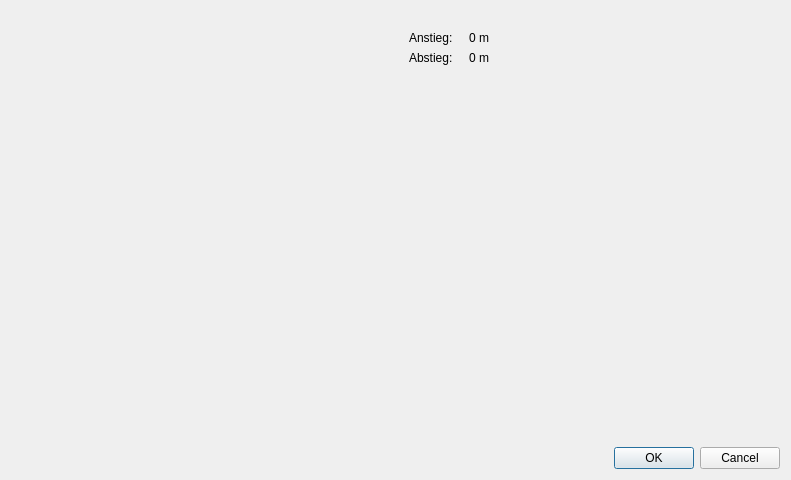
<?xml version="1.0" encoding="UTF-8"?>
<ui version="4.0">
 <class>ElevationProfileDialog</class>
 <widget class="QDialog" name="ElevationProfileDialog">
  <property name="geometry">
   <rect>
    <x>0</x>
    <y>0</y>
    <width>791</width>
    <height>480</height>
   </rect>
  </property>
  <property name="windowTitle">
   <string>Dialog</string>
  </property>
  <layout class="QVBoxLayout" name="verticalLayout">
   <item>
    <widget class="QWidget" name="widget" native="true">
     <layout class="QHBoxLayout" name="horizontalLayout">
      <item>
       <widget class="QWidget" name="widget_2" native="true">
        <layout class="QHBoxLayout" name="horizontalLayout_2">
         <item>
          <widget class="QwtPlot" name="qwtPlot"/>
         </item>
        </layout>
       </widget>
      </item>
      <item>
       <widget class="QWidget" name="widget_3" native="true">
        <property name="minimumSize">
         <size>
          <width>140</width>
          <height>0</height>
         </size>
        </property>
        <widget class="QLabel" name="label">
         <property name="geometry">
          <rect>
           <x>10</x>
           <y>10</y>
           <width>57</width>
           <height>15</height>
          </rect>
         </property>
         <property name="text">
          <string>Anstieg:</string>
         </property>
        </widget>
        <widget class="QLabel" name="label_2">
         <property name="geometry">
          <rect>
           <x>10</x>
           <y>30</y>
           <width>57</width>
           <height>15</height>
          </rect>
         </property>
         <property name="text">
          <string>Abstieg:</string>
         </property>
        </widget>
        <widget class="QLabel" name="lblAscent">
         <property name="geometry">
          <rect>
           <x>70</x>
           <y>10</y>
           <width>71</width>
           <height>16</height>
          </rect>
         </property>
         <property name="text">
          <string>0 m</string>
         </property>
        </widget>
        <widget class="QLabel" name="lblDescent">
         <property name="geometry">
          <rect>
           <x>70</x>
           <y>30</y>
           <width>71</width>
           <height>16</height>
          </rect>
         </property>
         <property name="text">
          <string>0 m</string>
         </property>
        </widget>
       </widget>
      </item>
     </layout>
    </widget>
   </item>
   <item>
    <widget class="QDialogButtonBox" name="buttonBox">
     <property name="orientation">
      <enum>Qt::Horizontal</enum>
     </property>
     <property name="standardButtons">
      <set>QDialogButtonBox::Cancel|QDialogButtonBox::Ok</set>
     </property>
    </widget>
   </item>
  </layout>
 </widget>
 <customwidgets>
  <customwidget>
   <class>QwtPlot</class>
   <extends>QFrame</extends>
   <header>qwt_plot.h</header>
  </customwidget>
 </customwidgets>
 <resources/>
 <connections>
  <connection>
   <sender>buttonBox</sender>
   <signal>accepted()</signal>
   <receiver>ElevationProfileDialog</receiver>
   <slot>accept()</slot>
   <hints>
    <hint type="sourcelabel">
     <x>248</x>
     <y>254</y>
    </hint>
    <hint type="destinationlabel">
     <x>157</x>
     <y>274</y>
    </hint>
   </hints>
  </connection>
  <connection>
   <sender>buttonBox</sender>
   <signal>rejected()</signal>
   <receiver>ElevationProfileDialog</receiver>
   <slot>reject()</slot>
   <hints>
    <hint type="sourcelabel">
     <x>316</x>
     <y>260</y>
    </hint>
    <hint type="destinationlabel">
     <x>286</x>
     <y>274</y>
    </hint>
   </hints>
  </connection>
 </connections>
</ui>
